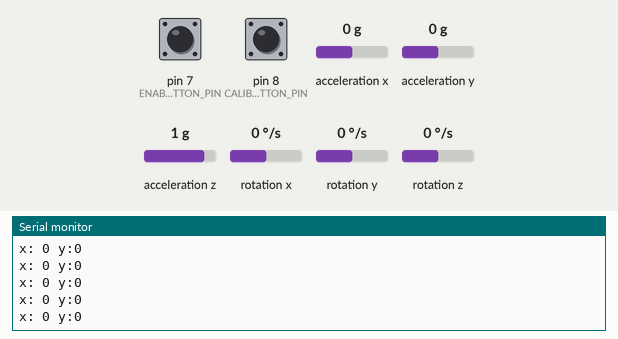
Recording of a sketch running on a simulated Arduino Leonardo, built with avr-gcc and run on an emulated ATmega32U4. Parts: the last lines printed to the serial monitor. The test bench sets the inputs (shaded band); at power-on: pin 7 (ENABLE_BUTTON_PIN) HIGH, pin 8 (CALIBRATE_BUTTON_PIN) HIGH, acceleration x 0 g, acceleration y 0 g, acceleration z 1 g, rotation x 0 °/s, rotation y 0 °/s, rotation z 0 °/s. USB keyboard and mouse output is not drawn.

Above: at 6.2 s.
6.3 s: pin 7 (ENABLE_BUTTON_PIN) pulled LOW for 0.15 s
7.9 s: pin 8 (CALIBRATE_BUTTON_PIN) pulled LOW for 0.15 s
9.5 s: acceleration x set to -1.4 g
At 9.54 s:
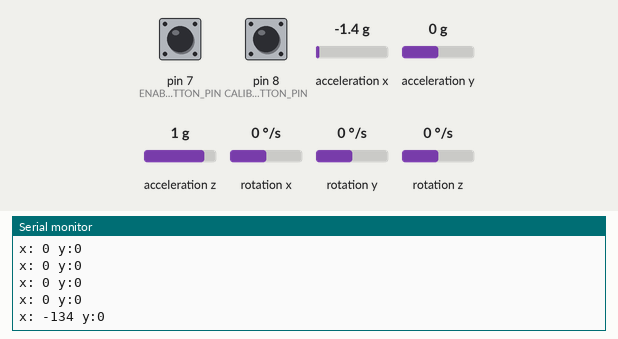
11.0 s: acceleration y set to -1.4 g
At 11.01 s:
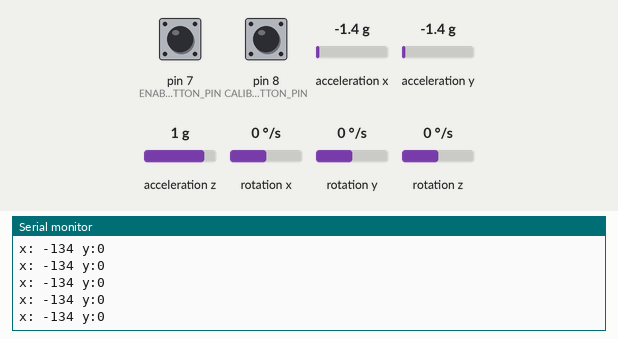
12.5 s: pin 8 (CALIBRATE_BUTTON_PIN) pulled LOW for 1 s
At 12.6 s:
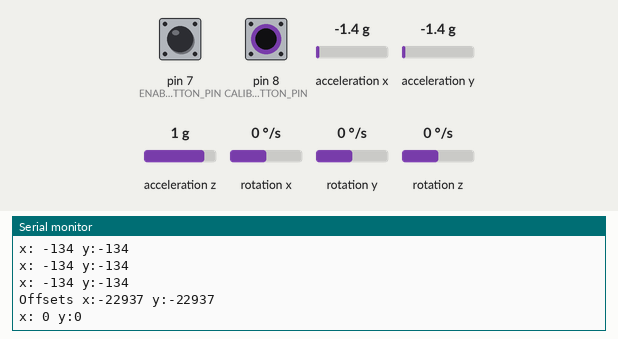
15.0 s: acceleration x set to -0.8 g
At 15.06 s:
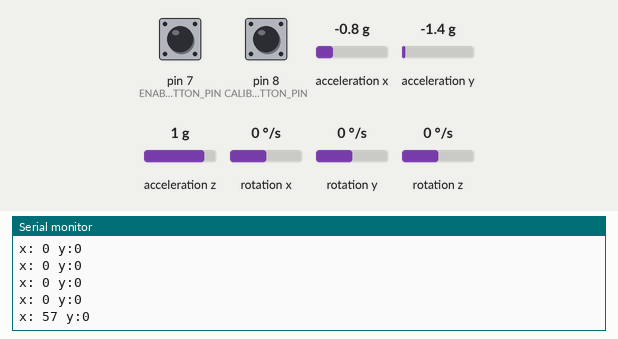
Timing chart, 0 to 17.5 s (numbered marks = the images above; inputs shaded):
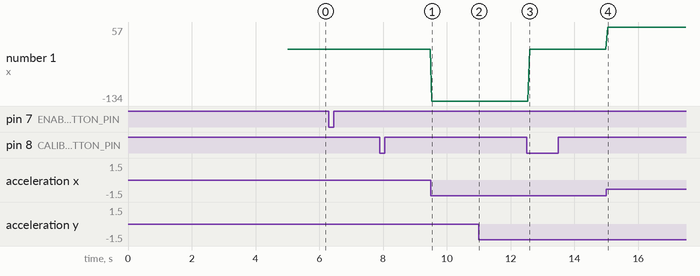

The sketch:

Mouse.ino
```cpp
#include <Wire.h>
#include <I2Cdev.h>
#include <MPU6050.h>
#include <Mouse.h>
#include <ezButton.h>

MPU6050 mpu;
int16_t ax;
int16_t ay;
int16_t az, gx, gy, gz;
int16_t axOffset, ayOffset;
const int ENABLE_BUTTON_PIN = 7;
const int CALIBRATE_BUTTON_PIN =8;
bool mouseEnabled = false;

ezButton enableButton(ENABLE_BUTTON_PIN);
ezButton calibrateButton(CALIBRATE_BUTTON_PIN);

void setup() {
  Serial.begin(9600);
  Wire.begin();
  mpu.initialize();
  Mouse.begin();
  enableButton.setDebounceTime(50);
  calibrateButton.setDebounceTime(50);
  delay(5000);
}

void loop() {
  enableButton.loop();
  if(enableButton.isPressed()) {
    Serial.println("Button pressed");
    mouseEnabled = !mouseEnabled;
  }

  mpu.getMotion6(&ax, &ay, &az, &gx, &gy, &gz);

  calibrateButton.loop();
  if(calibrateButton.isPressed())
  {
    axOffset = ax;
    ayOffset = ay;
    Serial.print("Offsets x:");
    Serial.print(axOffset);
    Serial.print(" y:");
    Serial.println(ayOffset);
  }

  long x = map(ax-axOffset, -17000, 17000, -100, 100);
  long y = map(ay-ayOffset, -17000, 17000, -100, 100);

  if(x > -3 && x < 3) x = 0;
  if(y > -3 && y < 3) y = 0;

  Serial.print("x: ");
  Serial.print(x);
  Serial.print(" y:");
  Serial.print(y);
  Serial.println("");

  if(mouseEnabled) {
    Mouse.move(x, y, 0);
  }

  delay(50);
}
```

Measured:
- after the input at 9.5 s, the serial monitor: prints a new line at once (image 1)
- after the input at 12.5 s, the serial monitor: prints a new line after 0.09 s (image 3)
- after the input at 15.0 s, the serial monitor: prints a new line at once (image 4)
- plotted number 1: 0 → -134 after the input at 9.5 s, 0 → 57 after the input at 15.0 s
